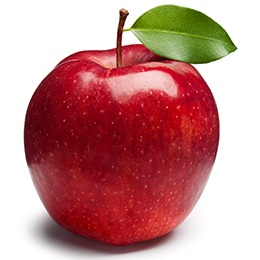
#> input picture NLP/Actividades/Actividad-5/manzana.jpg, 260 x 260 px
$ jupyter execute Act-5.ipynb
#> lines starting #> are read from the running program, lines starting #| are printed output that depends on the picture
## Actividad 5

[cell 1]
import numpy as np
import matplotlib.pyplot as plt

import cv2 as cv

### 1. Leer dos imagenes y asignarlas a dos variables en python

[cell 2]
man_img = cv.imread('manzana.jpg')
#> man_img is the input picture: shape (260, 260, 3); mean B, G, R 138.4, 139.3, 195.1
per_img = cv.imread('pera.jpg')
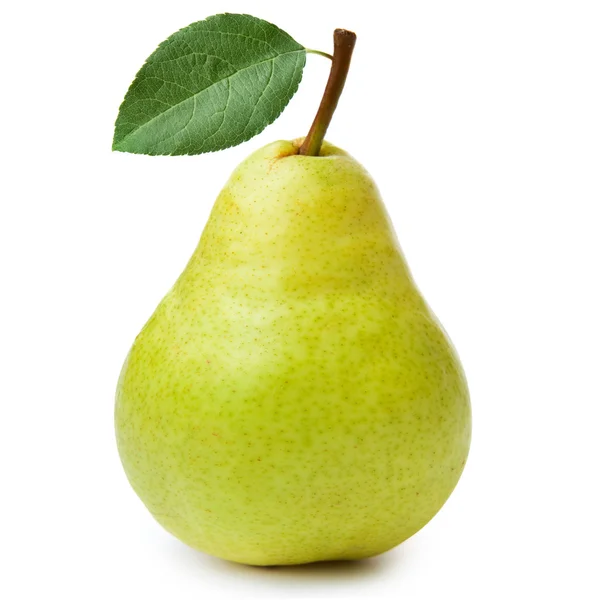
#> input picture NLP/Actividades/Actividad-5/pera.jpg, 600 x 600 px
#> per_img is the input picture: shape (600, 600, 3); mean B, G, R 182.4, 228, 225.4

### 2. Mostrar la forma del arreglo que contiene la imagen

[cell 3]
man_img.shape
#> Out = (260, 260, 3)

[cell 4]
per_img.shape
#> Out = (600, 600, 3)

### 3. Obtener los valores de intensidad maximos y minimos de las imagenes

[cell 5]
def get_pixel_info(image):
    min_pix_info = image.min(axis=(0,1))
#> min_pix_info = [0, 0, 21]
    max_pix_info = image.max(axis=(0,1))
#> max_pix_info = [255, 255, 255]
    print('==Minimos==')
    print(f'Pixel con menor intensidad en el canal Blue: {min_pix_info[0]}')
#| Pixel con menor intensidad en el canal Blue: 0
    print(f'Pixel con menor intensidad en el canal Green: {min_pix_info[1]}')
#| Pixel con menor intensidad en el canal Green: 0
    print(f'Pixel con menor intensidad en el canal Red: {min_pix_info[2]}')
#| Pixel con menor intensidad en el canal Red: 21
    print('==Maximos==')
    print(f'Pixel con mayor intensidad en el canal Blue: {max_pix_info[0]}')
#| Pixel con mayor intensidad en el canal Blue: 255
    print(f'Pixel con mayor intensidad en el canal Green: {max_pix_info[1]}')
#| Pixel con mayor intensidad en el canal Green: 255
    print(f'Pixel con mayor intensidad en el canal Red: {max_pix_info[2]}')
#| Pixel con mayor intensidad en el canal Red: 255

[cell 6]
get_pixel_info(man_img)

[cell 7]
get_pixel_info(per_img)
#| Pixel con menor intensidad en el canal Blue: 0
#| Pixel con menor intensidad en el canal Green: 21
#| Pixel con menor intensidad en el canal Red: 30
#| Pixel con mayor intensidad en el canal Blue: 255
#| Pixel con mayor intensidad en el canal Green: 255
#| Pixel con mayor intensidad en el canal Red: 255

### 4. Muestra las imágenes en tu notebook. Nota que los colores no se ven como deberían ser. Realiza la conversión necesaria para que las imágenes se muestren como son

[cell 8]
man_img_color = cv.cvtColor(man_img, cv.COLOR_BGR2RGB)
plt.imshow(man_img_color, cmap='gray')

[cell 9]
per_img_color = cv.cvtColor(per_img, cv.COLOR_BGR2RGB)
plt.imshow(per_img_color, cmap='gray')

### 5. Modificar las imagenes para que se muestren en escala de grises

[cell 10]
man_img_gray = cv.cvtColor(man_img, cv.COLOR_BGR2GRAY)
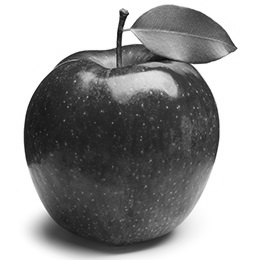
#> man_img_gray: shape (260, 260); min 10, max 255, mean 155.9
plt.imshow(man_img_gray, cmap='gray')

[cell 11]
per_img_gray = cv.cvtColor(per_img, cv.COLOR_BGR2GRAY)
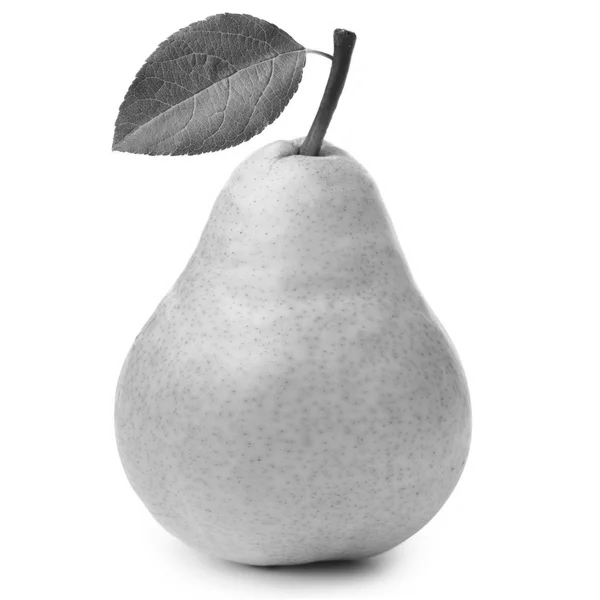
#> per_img_gray: shape (600, 600); min 30, max 255, mean 222
plt.imshow(per_img_gray, cmap='gray')

### 6. Redimensiona las imagenes modificando el factor de escala en el eje horizontal a 2 usando interpolaciones INTER_NEAREST e INTER_CUBIC

[cell 12]
# INTER_NEAREST
man_img_escala = cv.resize(man_img_color, None, fx=2, fy=1, interpolation=cv.INTER_NEAREST)
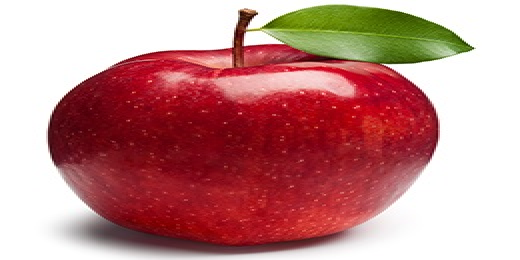
#> man_img_escala: shape (260, 520, 3); mean R, G, B 195.1, 139.3, 138.4
plt.imshow(man_img_escala, cmap='gray')

[cell 13]
# INTER_CUBIC
man_img_escala = cv.resize(man_img_color, None, fx=2, fy=1, interpolation=cv.INTER_CUBIC)
plt.imshow(man_img_escala, cmap='gray')

[cell 14]
# INTER_NEAREST
per_img_escala = cv.resize(per_img_color, None, fx=2, fy=1, interpolation=cv.INTER_NEAREST)
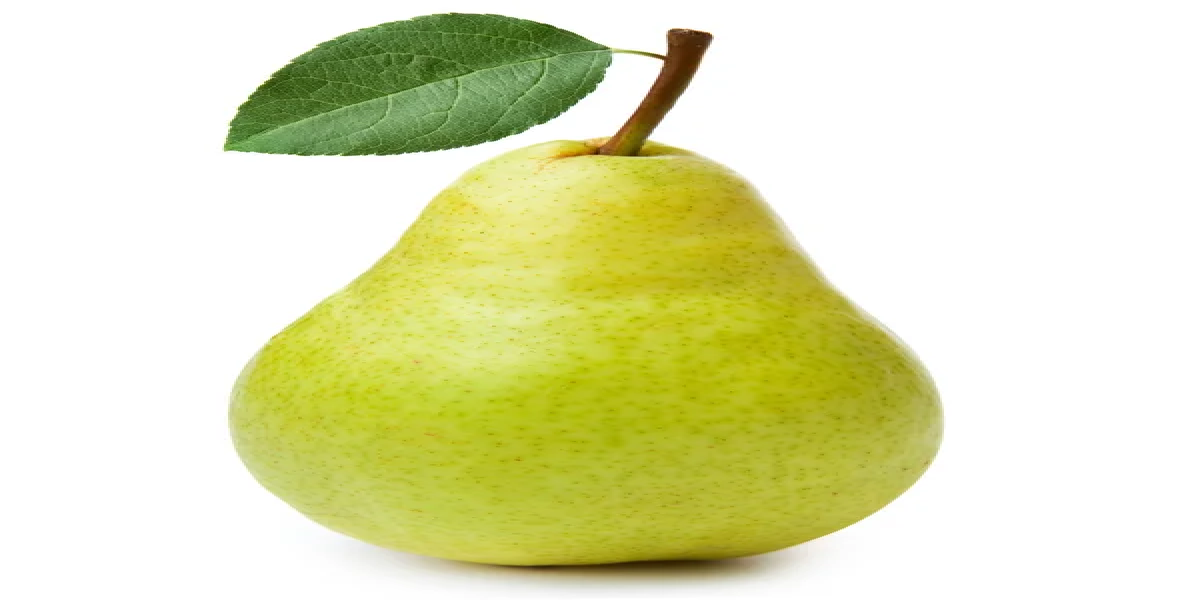
#> per_img_escala: shape (600, 1200, 3); mean R, G, B 225.4, 228, 182.4
plt.imshow(per_img_escala, cmap='gray')

[cell 15]
# INTER_CUBIC
per_img_escala = cv.resize(per_img_color, None, fx=2, fy=1, interpolation=cv.INTER_CUBIC)
plt.imshow(per_img_escala, cmap='gray')

### 7. Redimensiona las imágenes originales modificando solo el factor de escala en el eje vertical a 2, usa las interpolaciones INTER_NEAREST e INTER_CUBIC

[cell 16]
# INTER_NEAREST
man_img_escala = cv.resize(man_img_color, None, fx=1, fy=2, interpolation=cv.INTER_NEAREST)
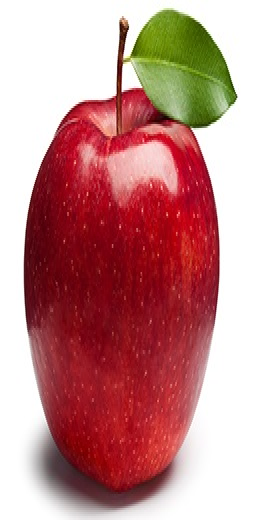
#> man_img_escala: shape (520, 260, 3); mean R, G, B 195.1, 139.3, 138.4
plt.imshow(man_img_escala, cmap='gray')

[cell 17]
# INTER_CUBIC
man_img_escala = cv.resize(man_img_color, None, fx=1, fy=2, interpolation=cv.INTER_CUBIC)
plt.imshow(man_img_escala, cmap='gray')

[cell 18]
# INTER_NEAREST
per_img_escala = cv.resize(per_img_color, None, fx=1, fy=2, interpolation=cv.INTER_NEAREST)
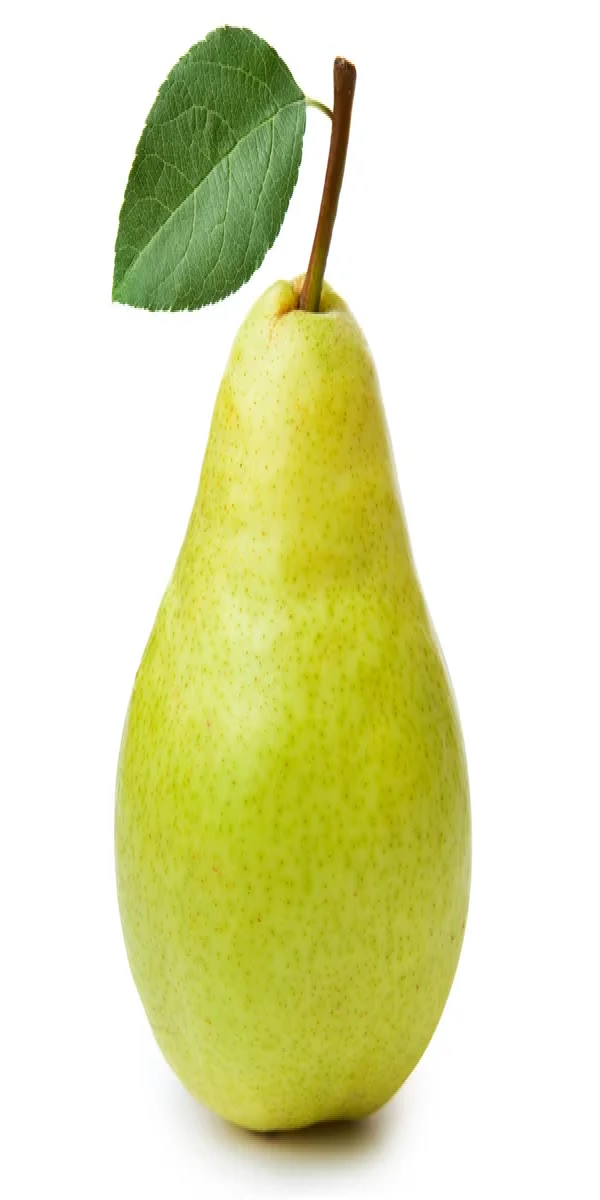
#> per_img_escala: shape (1200, 600, 3); mean R, G, B 225.4, 228, 182.4
plt.imshow(per_img_escala, cmap='gray')

[cell 19]
# INTER_CUBIC
per_img_escala = cv.resize(per_img_color, None, fx=1, fy=2, interpolation=cv.INTER_CUBIC)
plt.imshow(per_img_escala, cmap='gray')

### 8. Ejecuta un desplazamiento de 50 pixeles sobre el eje horizontal de las imágenes originales

[cell 20]
def traslacion_img(img, tras_horizontal=0, tras_vertical=0):
#> called with tras_horizontal = 50, tras_vertical = 0
    matriz_tras = np.array([[1,0,tras_horizontal], [0,1,tras_vertical]], dtype=np.float32)
    img_tras = cv.warpAffine(src=img, M=matriz_tras, dsize=img.shape[:2])
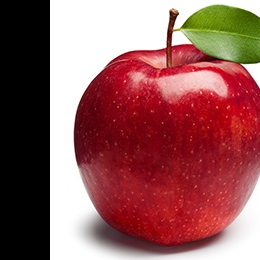
#> img_tras: shape (260, 260, 3); mean R, G, B 148.6, 93.4, 93.2
    plt.imshow(img_tras, cmap='gray')

[cell 21]
traslacion_img(man_img_color, tras_horizontal=50)

[cell 22]
traslacion_img(per_img_color, tras_horizontal=50)
#> call 2 of traslacion_img, with tras_horizontal = 50, tras_vertical = 0
#> in traslacion_img (call 2), `img_tras = cv.warpAffine(src=img, M=matriz_tras, dsize=img.shape[:2])`:
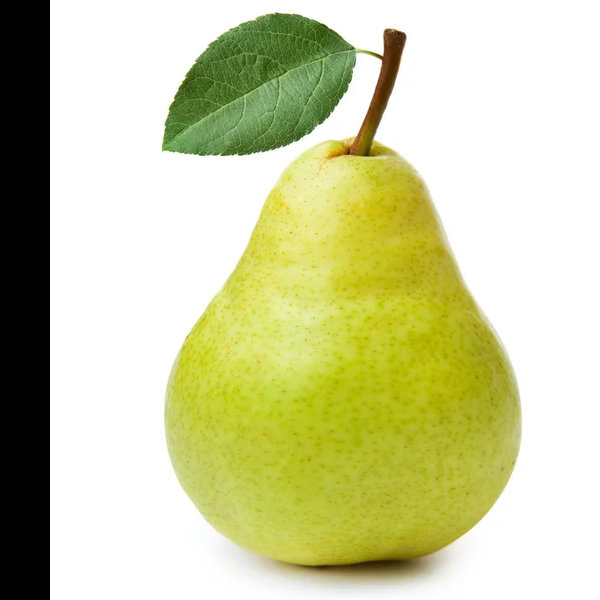
#> img_tras: shape (600, 600, 3); mean R, G, B 204.2, 206.7, 161.2

### 9. Realiza una rotación de 45 grados de las imágenes originales

[cell 23]
def rotacion_img(img, rot_grad):
#> called with rot_grad = 45
    alto, ancho = img.shape[:2]
#> alto = 260; ancho = 260

    esq_sup_izq = (0,0,1)
    esq_inf_izq = (alto,0,1)
#> esq_inf_izq = (260, 0, 1)
    esq_sup_der = (0,ancho,1)
#> esq_sup_der = (0, 260, 1)
    esq_inf_der = (alto,ancho,1)
#> esq_inf_der = (260, 260, 1)

    centro = (ancho//2, alto//2)

    matriz_rot = cv.getRotationMatrix2D(centro, -rot_grad, 1)

    esq_orig = [esq_sup_izq, esq_inf_izq, esq_sup_der, esq_inf_der]
    esq_nueva = [np.matmul(matriz_rot, pt) for pt in esq_orig]

    min_x = np.min([pt[0] for pt in esq_nueva])
    max_x = np.max([pt[0] for pt in esq_nueva])

    min_y = np.min([pt[1] for pt in esq_nueva])
    max_y = np.max([pt[1] for pt in esq_nueva])

    dim_nueva = (int(max_y-min_y), int(max_x-min_x))

    centro_nuevo = (dim_nueva[0]//2, dim_nueva[1]//2)
    tras_centro = (centro_nuevo[0]-centro[0], centro_nuevo[1]-centro[1])

    matriz_rot[0][2] += tras_centro[0]
    matriz_rot[1][2] += tras_centro[1]

    img_rot = cv.warpAffine(img, matriz_rot, dim_nueva)
    plt.imshow(img_rot, cmap='gray')

[cell 24]
rotacion_img(man_img_color, 45)

[cell 25]
rotacion_img(per_img_color, 45)
#> call 2 of rotacion_img, with rot_grad = 45
#> in rotacion_img (call 2), `img_rot = cv.warpAffine(img, matriz_rot, dim_nueva)`:
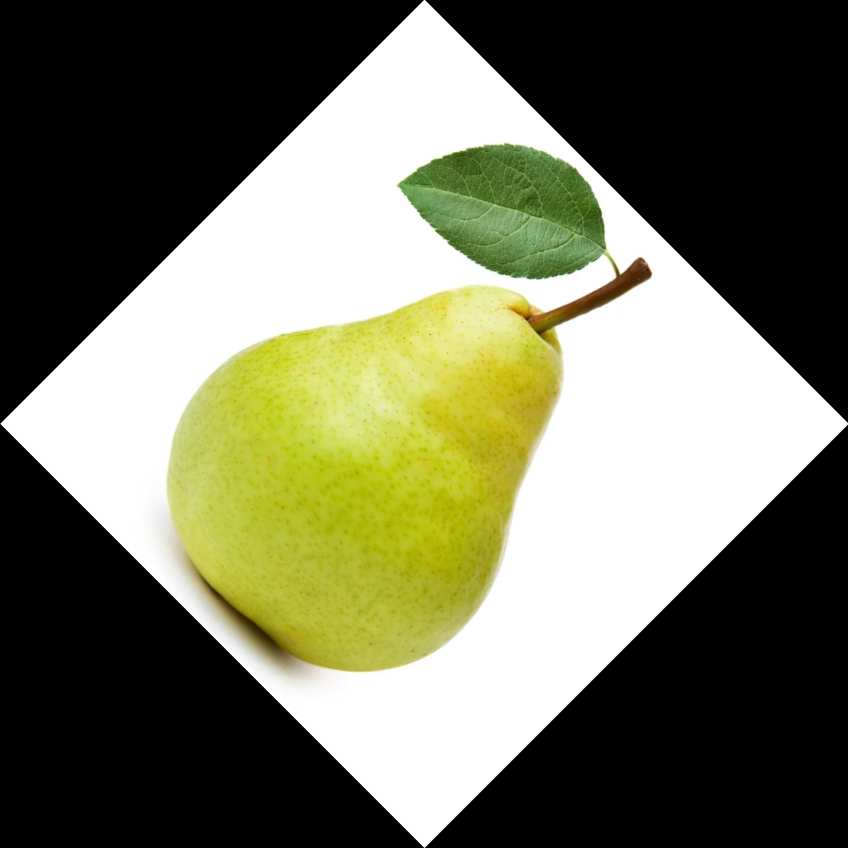
#> img_rot: shape (848, 848, 3); mean R, G, B 112.9, 114.2, 91.3
